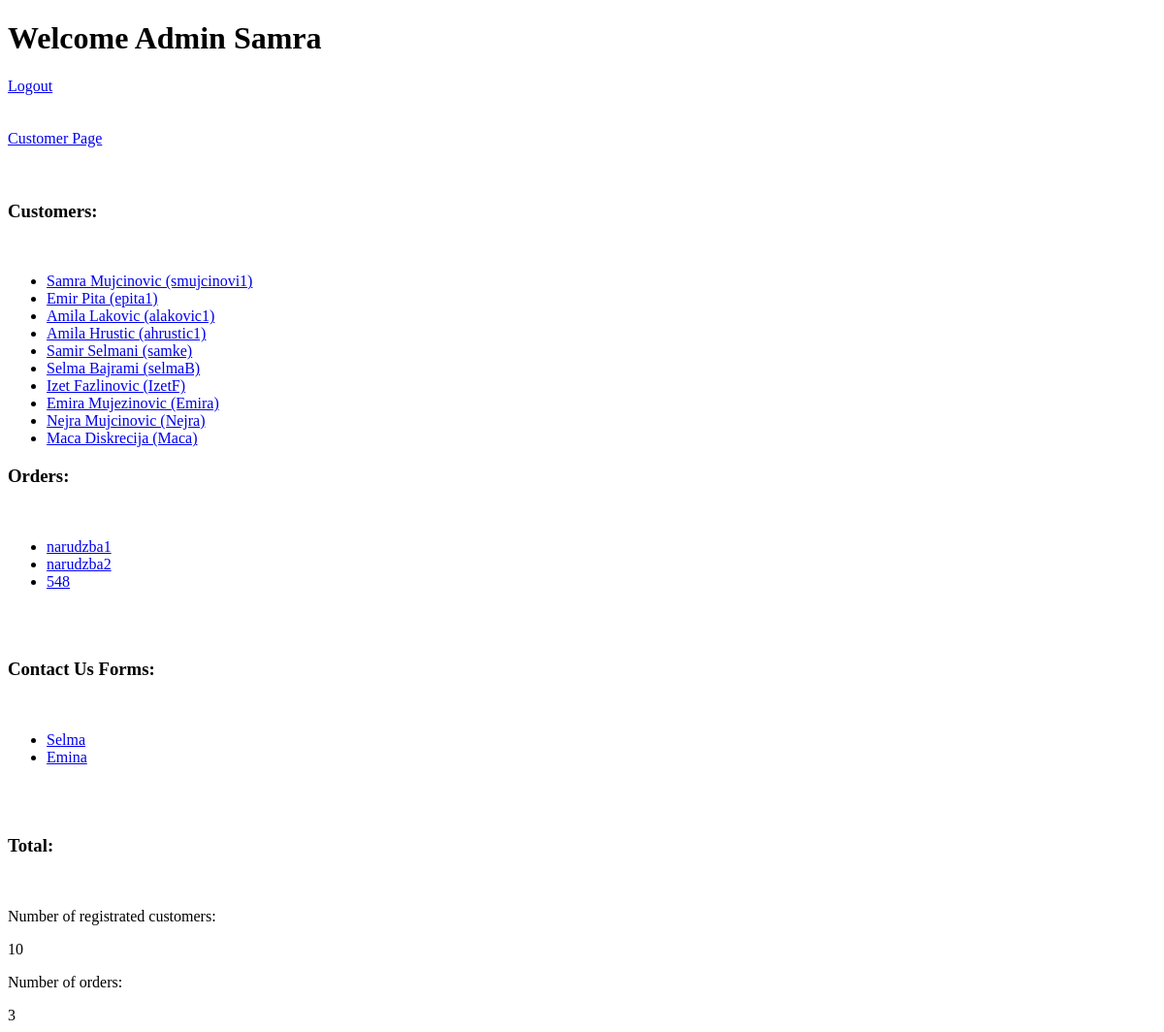
The app's page /adminn/ (signed in), older data.
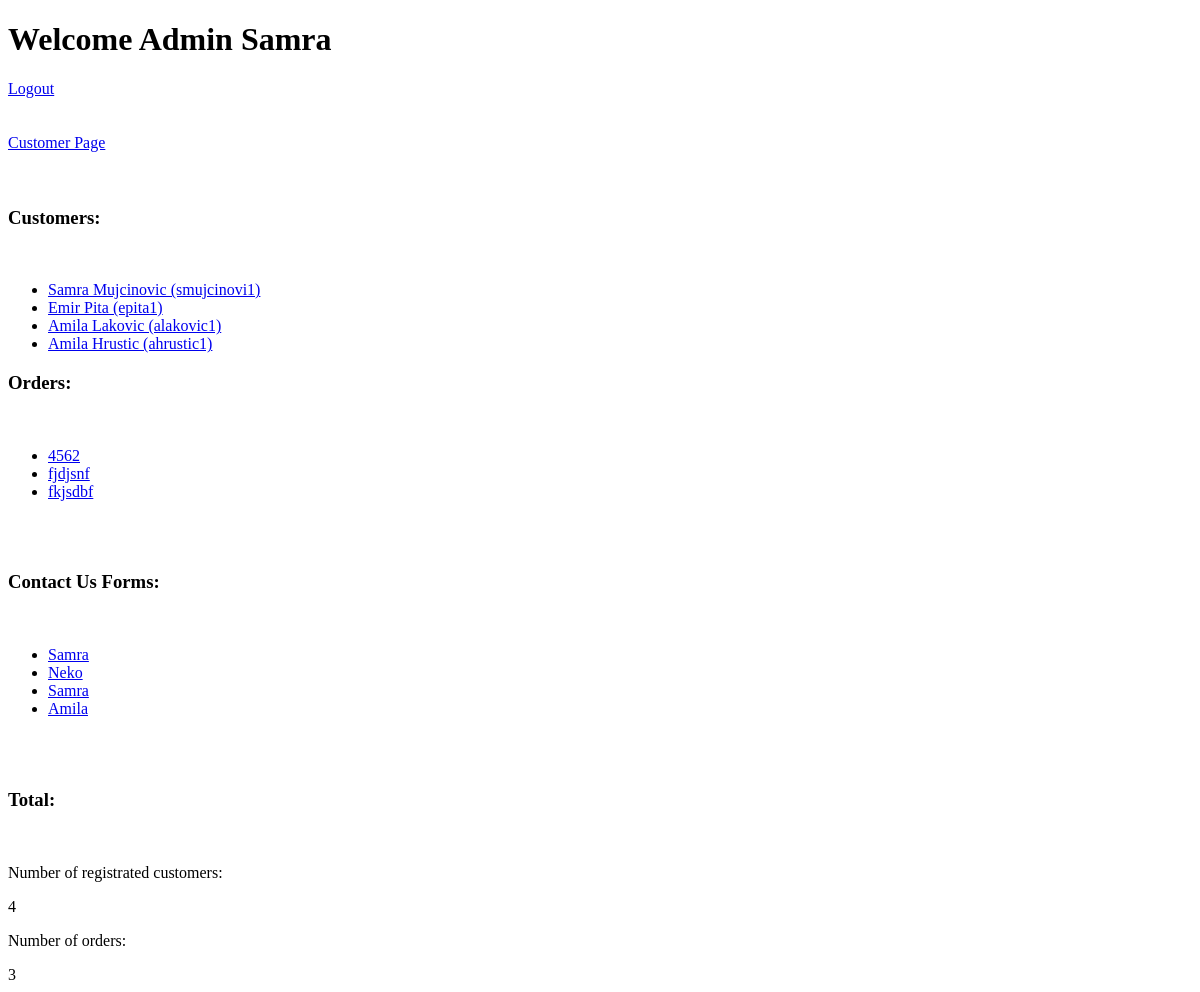
The same page, newer data.
### printStudioApp/models.py (models this page shows, shortened)
class CustomUser(models.Model):
    customuser = models.OneToOneField(User, on_delete=models.CASCADE, primary_key=True)
    phoneNumber = models.CharField(max_length=9, blank=True)
    def __str__(self):
        return f'{self.customuser.first_name} {self.customuser.last_name} ({self.customuser.username})'

class Order(models.Model):
    userID = models.ForeignKey(User, related_name="orders", on_delete=models.CASCADE)
    orderCode = models.CharField(max_length=15, blank=False)
    title = models.FileField()
    print_type = models.CharField(max_length=10)
    bind_type = models.CharField(max_length=10)
    number_of_copies = models.IntegerField()
    color = models.CharField(max_length=20)
    created_at = models.DateTimeField(auto_now_add=False)
    class Meta:
        db_table = "printStudioApp_order"
    def __str__(self):
        return f'{self.orderCode}'

class ContactUsForm(models.Model):
    name = models.CharField(max_length=20)
    email = models.EmailField(unique=False)
    message = models.CharField(max_length=500)
    def __str__(self):
        return f'{self.name}'

### printStudioApp/decorators.py (the view)
    def wrapper_func(request, *args, **kwargs):
        if not request.user.is_authenticated:
            return redirect('home')
        else:
            return view_func(request, *args, **kwargs)

### printStudioApp/views.py (called while the page is built)
@unauthenticated_user
@login_required(login_url='login')
@admin_only
def adminPage(request):
    orders = Order.objects.all()
    customers = CustomUser.objects.all()
    total_customers = customers.count()
    total_orders = orders.count()
    contacts = ContactUsForm.objects.all()
    context = {'orders':orders, 'customers':customers,
	'total_orders':total_orders,'total_customers':total_customers,'contacts':contacts }
    return render(request, 'admin.html', context)

### printStudioApp/templates/admin.html (shortened to what this page needs)
<!DOCTYPE html>
<html>
<head>
</head>
<body>
  <h1>Welcome Admin {{user.first_name}}</h1>
  <div class="mt-4">
    <div class="d-flex justify-content-center links">
        <a href="{% url 'logout' %}" class="ml-2">Logout</a>
    </div>
</div>
<br>
<br>
<div class="mt-4">
    <div class="d-flex justify-content-center links">
        <a href="{% url 'customer' %}" class="ml-2">Customer Page</a>
    </div>
</div>
<br>
<br>
<h3>Customers:</h3>
<br>
<div class="mt-4">
    <div class="d-flex justify-content-center links">
        <ul>
        {% for customer in customers %}
            <li><a href="{% url 'userProfile' customer.customuser.id %}">{{ customer }}</a></li>
        {% endfor %}
    </ul>
    </div>
</div>
<h3>Orders:</h3>
<br>
<div class="mt-4">
    <div class="d-flex justify-content-center links">
        <ul>
            {% for order in orders %}
                <li><a href="{% url 'viewOrder' order.id %}">{{ order }}</a></li>
            {% endfor %}
            </ul>
    </div>
</div>
<br>
<br>
<h3>Contact Us Forms:</h3>
<br>
<div class="mt-4">
    <div class="d-flex justify-content-center links">
        <ul>
            {% for contact in contacts %}
                <li><a href="{% url 'viewContactDetails' contact.id%}">{{ contact }}</a></li>
            {% endfor %}
            </ul>
    </div>
</div>
<br>
<br>
<h3>Total:</h3>
<br>
<div class="mt-4">
    <div class="d-flex justify-content-center links">
        <p>Number of registrated customers:</p>
        {{total_customers}}
        <p>Number of orders:</p>
        {{total_orders}}
    </div>
</div>
</body>
</html>

Row changes from the older to the newer data that the page shows:
removed CustomUser: customuser_id.username "Samir Selmani (samke)"
removed CustomUser: customuser_id.username "Selma Bajrami (selmaB)"
removed CustomUser: customuser_id.username "Izet Fazlinovic (IzetF)"
removed CustomUser: customuser_id.username "Emira Mujezinovic (Emira)"
removed CustomUser: customuser_id.username "Nejra Mujcinovic (Nejra)"
removed CustomUser: customuser_id.username "Maca Diskrecija (Maca)"
removed Order: orderCode "narudzba1"
removed Order: orderCode "narudzba2"
removed Order: orderCode "548"
added Order: orderCode "4562"
added Order: orderCode "fjdjsnf"
added Order: orderCode "fkjsdbf"
changed ContactUsForm (number 1 of 4 on the later page): name "Selma" → "Samra"
changed ContactUsForm: name "Emina" → "Neko"
added ContactUsForm: name "Samra"
added ContactUsForm: name "Amila"
Text that changed along with them:
{{ total_customers }}: "10" → "4"
